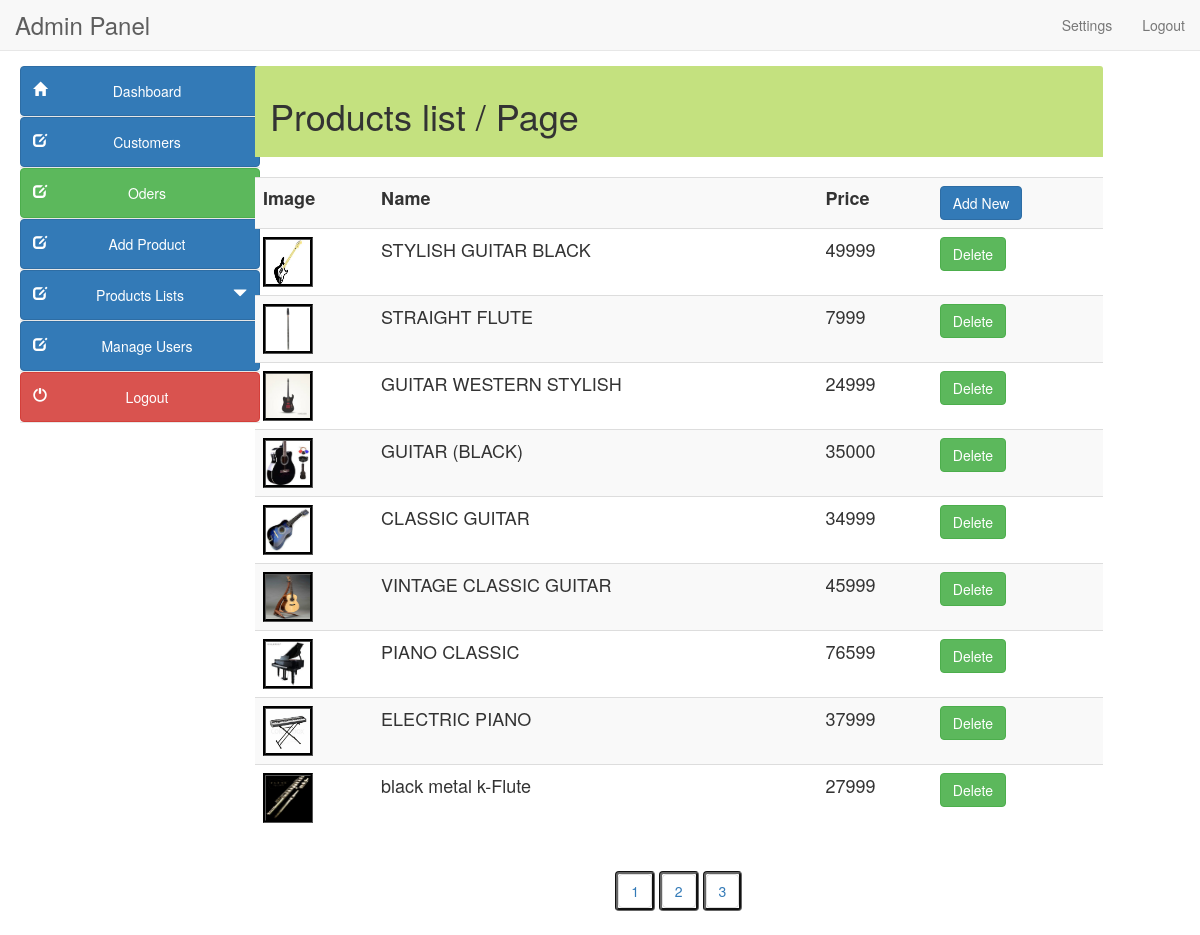
Page /online-shopping-system-advanced-master/admin/clothes_list.php on the committed database.
### tables this page shows
CREATE TABLE `products` (
  `product_id` int(100) NOT NULL,
  `product_cat` int(100) NOT NULL,
  `product_brand` int(100) NOT NULL,
  `product_title` varchar(255) NOT NULL,
  `product_price` int(100) NOT NULL,
  `product_desc` text NOT NULL,
  `product_image` text NOT NULL,
  `product_keywords` text NOT NULL
);

### online-shopping-system-advanced-master/admin/clothes_list.php (the view, shortened to what this page needs)
<?php
$page=$_GET['page'];
if($page=="" || $page=="1")
{
$page1=0;
}
else
{
$page1=($page*10)-10;
}
?>
<!DOCTYPE html>
<html lang="en">
<head>
<link href="style/css/bootstrap.min.css" rel="stylesheet">
<link href="style/css/k.css" rel="stylesheet">
</head>
<body>
  <?php include("include/header.php");?>
   	<div class="container-fluid main-container">
	<?php include("include/side_bar.php");?>
    <div class="col-md-9 content" style="margin-left:10px">
    <div class="panel-heading" style="background-color:#c4e17f">
	<h1>Products list / Page <?php echo $page;?> </h1></div><br>
<div class='table-responsive'>
<div style="overflow-x:scroll;">
<table class="table  table-hover table-striped" style="font-size:18px">
<tr><th>Image</th><th>Name</th><th>Price</th><th>
	<a class=" btn btn-primary" href="add_product.php">Add New</a></th></tr>
<?php
$result=mysqli_query($con,"select product_id,product_image, product_title,product_price from products  where  product_cat=2 or product_cat=3 or product_cat=4 Limit $page1,10")or die ("query 1 incorrect.....");
while(list($product_id,$image,$product_name,$price)=mysqli_fetch_array($result))
{
echo "<tr><td><img src='../product_images/$image' style='width:50px; height:50px; border:groove #000'></td><td>$product_name</td>
<td>$price</td>
<td>
<a class=' btn btn-success' href='instruments_list.php?product_id=$product_id&action=delete'>Delete</a>
</td></tr>";
}
?>
</table>
</div></div>
<nav align="center">
<?php
$paging=mysqli_query($con,"select product_id,product_image, product_title,product_price from products");
$count=mysqli_num_rows($paging);
$a=$count/10;
$a=ceil($a);
echo "<bt>";echo "<bt>";
for($b=1; $b<=$a;$b++)
{
?>
<ul class="pagination" style="border:groove #666">
<li><a class="label-info" href="instruments_list.php?page=<?php echo $b;?>"><?php echo $b." ";?></a></li></ul>
<?php
}
?>
</nav>
</div></div>
</body>
</html>

### online-shopping-system-advanced-master/admin/style/css/k.css (style rules this page uses)
.main-container { background: #FFF; padding-top: 15px; margin-top: -20px; }

### rows in the picture
products: product_image (picture), product_title "STYLISH GUITAR BLACK", product_price "49999"
products: product_image (picture), product_title "STRAIGHT FLUTE", product_price "7999"
products: product_image (picture), product_title "GUITAR WESTERN STYLISH", product_price "24999"
products: product_image (picture), product_title "GUITAR (BLACK)", product_price "35000"
products: product_image (picture), product_title "CLASSIC GUITAR", product_price "34999"
products: product_image (picture), product_title "VINTAGE CLASSIC GUITAR", product_price "45999"
products: product_image (picture), product_title "PIANO CLASSIC", product_price "76599"
products: product_image (picture), product_title "ELECTRIC PIANO", product_price "37999"
products: product_image (picture), product_title "black metal k-Flute", product_price "27999"
